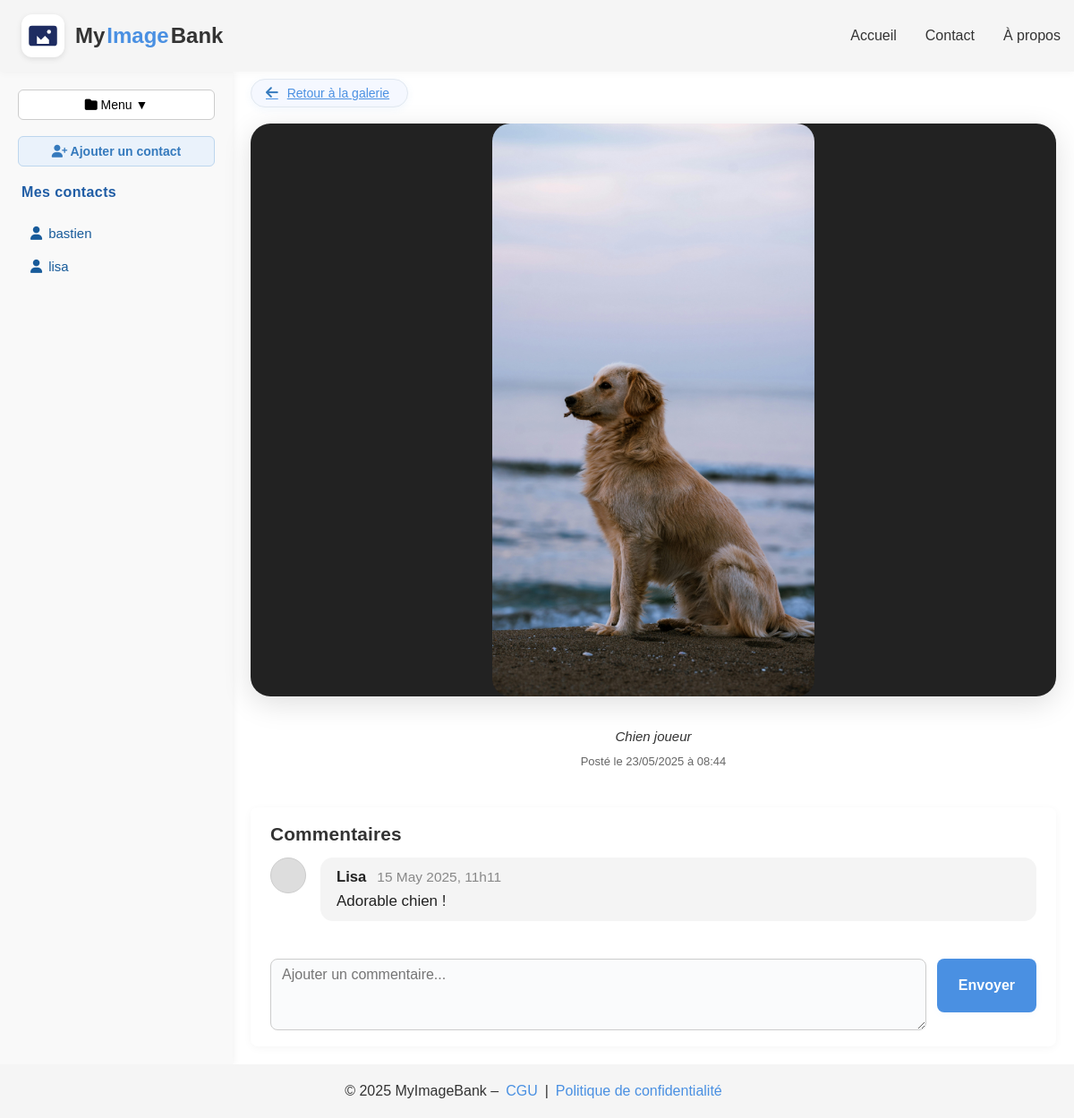
Screenshot of /view-larger.php?image_id=4 (signed in) with the database file from the repository.
### tables this page shows
CREATE TABLE users (
    id INT AUTO_INCREMENT PRIMARY KEY,
    login VARCHAR(50) NOT NULL UNIQUE,
    password VARCHAR(255) NOT NULL,
    nom VARCHAR(100),
    prenom VARCHAR(100),
    email VARCHAR(100),
    created_at TIMESTAMP DEFAULT CURRENT_TIMESTAMP
);

CREATE TABLE images (
    id INT AUTO_INCREMENT PRIMARY KEY,
    user_id INT NOT NULL,
    path VARCHAR(255) NOT NULL,
    caption TEXT,
    created_at TIMESTAMP DEFAULT CURRENT_TIMESTAMP,
    FOREIGN KEY (user_id) REFERENCES users(id) ON DELETE CASCADE
);

CREATE TABLE comments (
    id INT AUTO_INCREMENT PRIMARY KEY,
    image_id INT NOT NULL,
    author VARCHAR(100) NOT NULL DEFAULT 'Anonyme',
    comment_text TEXT NOT NULL,
    created_at DATETIME NOT NULL DEFAULT CURRENT_TIMESTAMP,
    INDEX (image_id)
);

### src/contact_list.php (called while the page is built)
<?php
function getUserContacts(PDO $pdo, int $userId): array {
    $sql = "SELECT u.id, u.login
            FROM contacts c
            JOIN users u ON c.contact_user_id = u.id
            WHERE c.user_id = ?";
    $stmt = $pdo->prepare($sql);
    $stmt->execute([$userId]);
    return $stmt->fetchAll(PDO::FETCH_ASSOC);
}

### public/view-larger.php (the view, shortened to what this page needs)
<?php
$pdo = getDatabaseConnection();
$image_id = isset($_GET['image_id']) ? (int)$_GET['image_id'] : 0;
$user_id = $_SESSION['user_id'] ?? null;
$stmt = $pdo->prepare("SELECT * FROM images WHERE id = ?");
$stmt->execute([$image_id]);
$image = $stmt->fetch(PDO::FETCH_ASSOC);
$stmt = $pdo->prepare("SELECT author AS display_name, comment_text, created_at FROM comments WHERE image_id = ? ORDER BY created_at DESC");
$stmt->execute([$image_id]);
$comments = $stmt->fetchAll(PDO::FETCH_ASSOC);
include "templates/header.php";
?>
<div class="page-wrapper">
    <?php include "templates/sidebar.php"; ?>
    <main class="main-content main-view-larger">
        <div class="larger-image-wrapper">
            <a href="gallery.php" class="gallery-link">
                <i class="fas fa-arrow-left"></i>
                <span>Retour à la galerie</span>
            </a>
            <div class="image-larger">
                <img src="<?= htmlspecialchars($image['path']) ?>"
                     alt="<?= htmlspecialchars($image['caption'] ?? 'Image') ?>">
            </div>
            <p class="image-caption"><?= htmlspecialchars($image['caption']) ?></p>
            <p class="image-date">Posté le <?= date("d/m/Y à H:i", strtotime($image['created_at'])) ?></p>
        </div>
        <div class="comments-section">
            <h3>Commentaires</h3>
            <?php if (empty($comments)): ?>
                <p>Aucun commentaire pour cette image.</p>
            <?php else: ?>
                <?php foreach ($comments as $comment): ?>
                    <div class="comment-item">
                        <div class="avatar"></div>
                        <div class="comment-bubble">
                            <div class="comment-header">
                                <span class="comment-author"><?= htmlspecialchars($comment['display_name']) ?></span>
                                <span class="comment-date"><?= date('d M Y, H\hi', strtotime($comment['created_at'])) ?></span>
                            </div>
                            <div class="comment-text"><?= nl2br(htmlspecialchars($comment['comment_text'])) ?></div>
                        </div>
                    </div>
                <?php endforeach; ?>
            <?php endif; ?>
            <div class="comment-add-section">
                <?php if ($user_id): ?>
                    <form class="comment-form" method="POST" action="view-larger.php?image_id=<?= $image_id ?>">
                        <textarea name="comment" placeholder="Ajouter un commentaire..." required></textarea>
                        <button type="submit" class="btn-primary">Envoyer</button>
                    </form>
                <?php else: ?>
                    <p class="popup-login-message">Vous devez <a href="auth-page.php">vous connecter</a> pour commenter.</p>
                <?php endif; ?>
            </div>
        </div>
    </main>
</div>
<?php include "templates/footer.php"; ?>

### public/templates/sidebar.php (shortened to what this page needs)
<aside class="sidebar">
  <div class="toolbar-row">
    <button class="toolbar-btn" id="menu-toggle">
      <i class="fa-solid fa-folder"></i> Menu ▼
    </button>
    <button class="toolbar-btn add-contact-btn" id="add-contact-btn">
      <i class="fa-solid fa-user-plus"></i> Ajouter un contact
    </button>
  </div>
  <div class="contacts-list">
    <h4>Mes contacts</h4>
    <ul class="contacts-ul">
      <?php
      require_once __DIR__ . '/../../src/contact_list.php';
      $contacts = [];
      if (isset($_SESSION['user_id'])) {
          $pdo = getDatabaseConnection();
          $contacts = getUserContacts($pdo, (int)$_SESSION['user_id']);
      }
      if (empty($contacts)) {
          echo "<li class='contact-li'>Aucun contact.</li>";
      } else {
          foreach ($contacts as $contact) {
              echo '<li class="contact-li">
                      <a href="gallery.php?user_id=' . (int)$contact['id'] . '" class="contact-link">
                        <i class="fa-solid fa-user"></i> ' . htmlspecialchars($contact['login']) . '
                      </a>
                    </li>';
          }
      }
      ?>
    </ul>
  </div>
</aside>

### public/assets/css/base.css (style rules this page uses)
* { box-sizing: border-box; margin: 0; padding: 0; }
html, body { min-height: 100vh; }
body { display: flex; flex-direction: column; font-family: 'Poppins', sans-serif; color: #333; background: #fff; }

### public/assets/css/theme.css (style rules this page uses)
.btn-primary { background: #4A90E2; color: #fff; border: none; padding: 0 20px; height: 48px; border-radius: 8px; font-size: 16px; cursor: pointer; transition: background 0.3s ease; }
.toolbar-btn { min-width: 90px; font-size: 14px; padding: 8px; border: 1px solid #CCC; border-radius: 6px; background: #fff; cursor: pointer; text-align: center; }
.gallery-link { align-self: flex-start; display: inline-flex; align-items: center; gap: 8px; font-size: 1.08rem; font-weight: 500; color: #357ABD; background: #f5f8ff; border-radius: 24px; padding: 7px 20px 7px 16px; box-shadow: 0 2px 8px rgba(74,144,226,0.07); text-decoration: none; transition: background 0.18s, color 0.18s, box-shadow 0.18s; margin-bottom: 18px; margin-top: 8px; border: 1px solid #e1e8f0; }
.gallery-link i { font-size: 1.12em; color: #357ABD; margin-right: 2px; transition: color 0.18s; }

### public/assets/css/layout.css (style rules this page uses)
.page-wrapper { flex: 1; display: flex; }
.main-content { flex: 1; padding: 0 20px; display: flex; align-items: center; justify-content: center; }

### public/assets/css/components/image-card.css (style rules this page uses)
.image-caption { font-style: italic; font-size: 15px; margin: 8px 0; color: #333; text-align: center; padding: 10px 16px 4px; }
.image-date { font-size: 13px; color: #666; text-align: center; padding: 0 12px 12px; }
.gallery-link { font-size: 14px; color: #4A90E2; text-decoration: underline; }

### public/assets/css/templates/sidebar.css (style rules this page uses)
.sidebar { width: 260px; background: #F9F9F9; box-shadow: 2px 0 8px rgba(0,0,0,0.05); padding: 20px; }
.toolbar-row { display: flex; gap: 8px; flex-direction: column; margin-bottom: 16px; }
.toolbar-btn { min-width: 90px; font-size: 14px; padding: 8px; border: 1px solid #CCC; border-radius: 6px; background: #fff; cursor: pointer; text-align: center; transition: background 0.2s; }
.add-contact-btn { margin-top: 10px; background: #eaf2fb; color: #357ABD; font-weight: 600; border: 1px solid #bdd6ee; transition: background 0.2s, color 0.2s; }
.contacts-list { margin-top: 28px; padding-left: 2px; }
.contacts-list h4 { font-size: 16px; color: #205da5; font-weight: 700; margin-bottom: 6px; letter-spacing: 0.4px; }
.contacts-ul { list-style: none; padding: 0; margin: 0; }
.contact-li { margin-bottom: 8px; }
.contact-link { color: #185b9a; font-size: 15px; text-decoration: none; display: flex; align-items: center; gap: 7px; transition: color 0.18s; border-radius: 6px; padding: 6px 10px; }

### public/assets/css/pages/auth.css (style rules this page uses)
.btn-primary { height: 50px; font-size: 17px; }

### public/assets/css/pages/contact.css (style rules this page uses)
.contacts-list { display: flex; flex-direction: column; gap: 16px; margin-top: 20px; padding-left: 4px; }

### rows the page displays
users: login "bastien"
users: login "lisa"
images: path (picture), caption "Chien joueur", created_at "23/05/2025 à 08:44"
comments: author "Lisa", created_at "15 May 2025, 11h11", comment_text "Adorable chien !"
